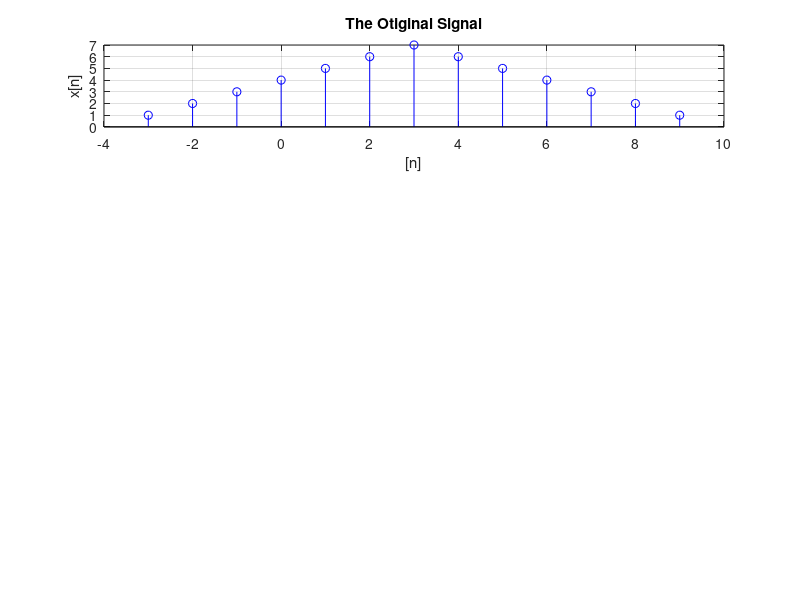

Source code (MATLAB): (Note: this script raises an error after producing the figure.)
clc;
clear all;
close all;

n = -3:1:9;
x = [1:1:7,6:-1:1];

subplot(4,1,1);
stem(n, x,'b');
title('The Otiginal Signal');
xlabel('[n]');
ylabel('x[n]');
grid on;
[x1, n1] = signalshift(x, n, 5);
subplot(4,1,2);
stem(n1,2.* x1,'m');
title('First Portion');
xlabel('[n-5]');
ylabel('x1[n]');
grid on;
[x2, n2] = signalshift(x, n, -4);
subplot(4,1,3);
stem(n2,3.* x2,'m');
title('Second Portion');
xlabel('[n+4]');
ylabel('x2[n]');
grid on;
[x3, n3] = signaladd(2*x1, n1, (-3)*x2, n2);
subplot(4,1,4);
stem(n3,x3,'r');
title('The Final Signal');
xlabel('[n]');
ylabel('y[n]');
grid on;

function [y, n] = signalshift(x, n, n0)
    n = n + n0;
    y = x;
end

function [y, n] = signaladd(x1, n1, x2, n2)
    n = min(min(n2), min(n1)):max(max(n2), max(n1));
    y1 = zeros(1, length(n));
    y1(n >= min(n1) & n <= max(n1)) = x1;
    y2 = zeros(1, length(n));
    y2(n >= min(n2) & n <= max(n2)) = x2;
    y = y1 + y2;
end
